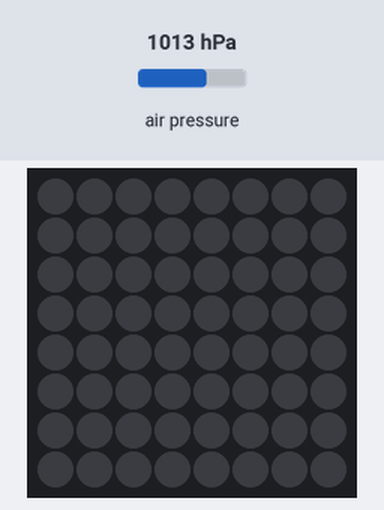
The program below on a simulated Raspberry Pi (BCM pin numbers) with a Sense HAT. Shown: the Sense HAT's 8×8 RGB LED matrix. The test bench sets the inputs (shaded band); at power-on: air pressure 1013 hPa. Dim RGB values are drawn brighter than linear; the interpreter's speed is modelled, so counts of loop turns are approximate.

Above: at 1.2 s.
1.3 s: air pressure set to 1025 hPa
At 2.4 s:
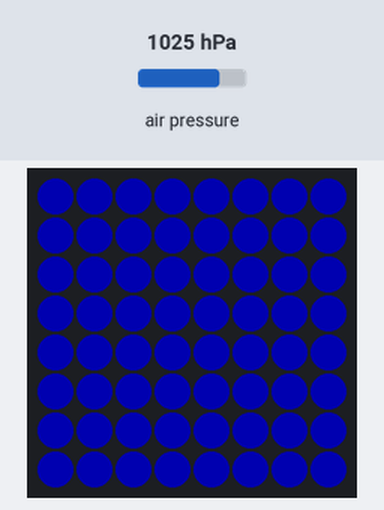
2.8 s: air pressure set to 1048 hPa
4.3 s: air pressure set to 1000 hPa
At 4.7 s:
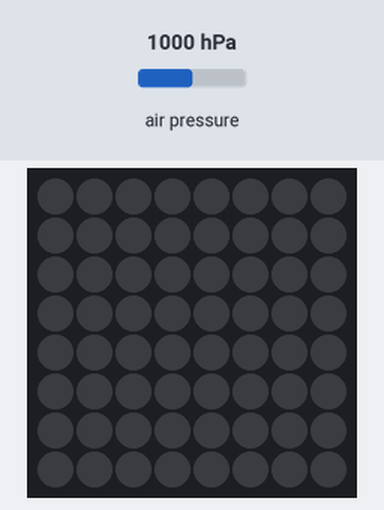
Timing chart, 0 to 7.3 s (numbered marks = the images above; inputs shaded):
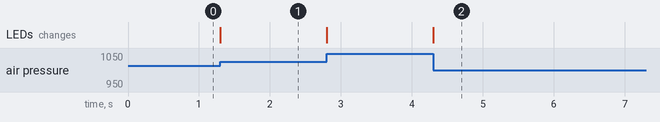

Measured:
- after the input at 1.3 s, the LEDs: change at once (image 1)
- after the input at 4.3 s, the LEDs: change at once (image 2)

The program:

press-screen.py
```python
from sense_hat import SenseHat

sense = SenseHat()
sense.clear()

ratio = 255 / 100.0

while True:
    pressure = sense.get_pressure()
    pressure = round(pressure, 1) - 1000
    blue = int(ratio * pressure)
    if blue > 255:
        blue = 255
    sense.clear((0, 0, blue))
```
